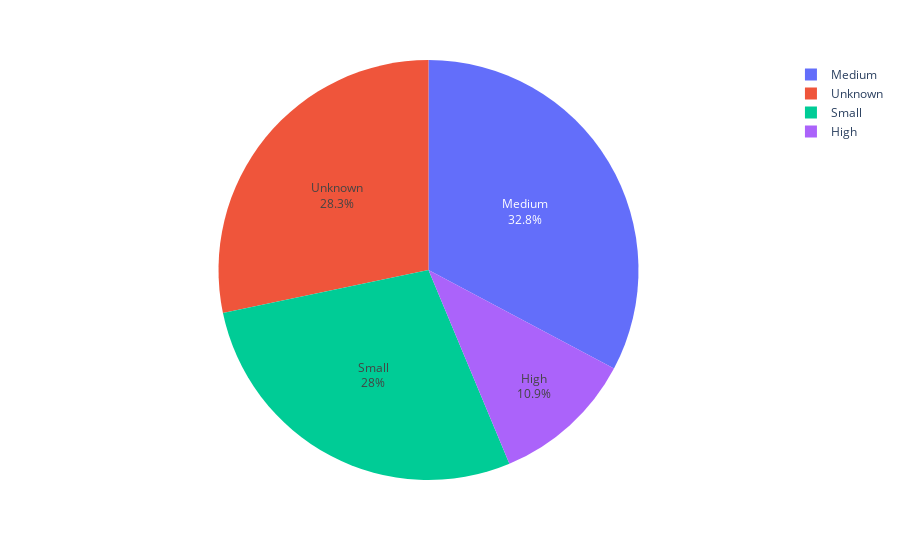

This figure's notebook cell:
### Code cell
import plotly.express as px
fig = px.pie(
    dataset_train.Outlet_Size.value_counts(), 
    names=dataset_train.Outlet_Size.value_counts().index, 
    values=dataset_train.Outlet_Size.value_counts()
)
fig.update_traces(textposition='inside', textinfo='percent+label')
fig.show()

### Figure 1 — Plotly figure (JSON) as saved in the notebook; plotly's stock layout.template omitted (floating-point values rounded to 4 significant figures)
{"data": [{"domain": {"x": [0, 1], "y": [0, 1]}, "hovertemplate": "label=%{label}<br>value=%{value}<extra></extra>", "labels": ["Medium", "Unknown", "Small", "High"], "legendgroup": "", "name": "", "showlegend": true, "textinfo": "percent+label", "textposition": "inside", "type": "pie", "values": [2793, 2410, 2388, 932]}], "layout": {"legend": {"tracegroupgap": 0}, "margin": {"t": 60}}}
